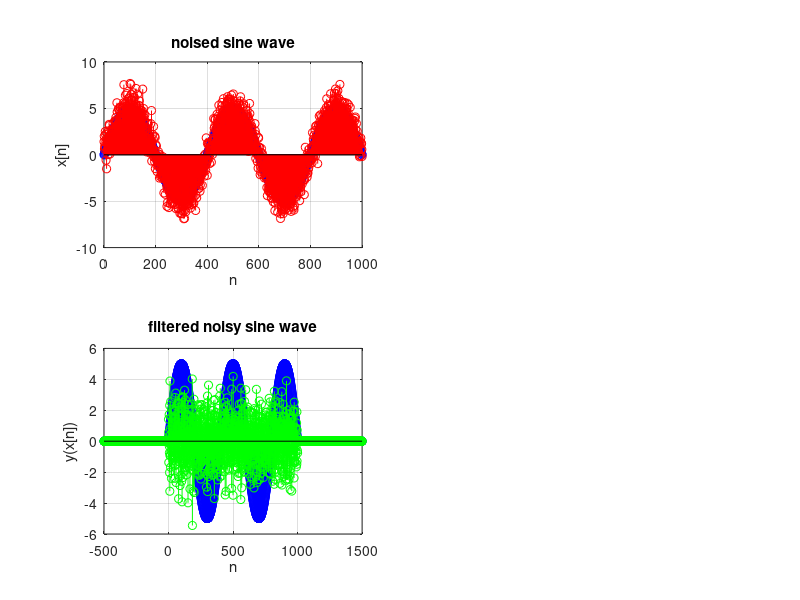

This figure's MATLAB source: (Note: this script raises an error after producing the figure.)
% user defined parameters
lenx = 2000;
M = 51;
w0 = pi/200;

N0 = lenx+1;
discrete_grid = -lenx:lenx;

% impulse response
delta_n = zeros(size(discrete_grid));
delta_n(N0) = 1;
imp_resp = zeros(size(discrete_grid));
imp_resp(N0) = 1;
imp_resp(N0+1) = -1;

s = zeros(size(discrete_grid));
x = zeros(size(discrete_grid));
for i=0:1000
    s(i+N0) = 5*sin(w0*i);
    x(i+N0) = s(i+N0) + randn();
end

figure();
subplot (2,2,1);
stem(0:1000,s(N0:N0+1000),"blue");
hold on;
stem(0:1000,x(N0:N0+1000),"red");
xlabel("n");
ylabel("x[n]");
title("noised sine wave");
grid on;

filtered_x = conv(x,imp_resp,"full");

subplot (2,2,3);
stem(-500:1500,s(N0-500:N0+1500),"blue");
hold on;
stem(-500:1500,filtered_x(3501:5501),"green");
xlabel("n");
ylabel("y(x[n])");
title("filtered noisy sine wave");
grid on;

w=-10:0.01:10;
DT_F1 = DT_Fourier(x,lenx+1,w);
DT_F2 = DT_Fourier(filtered_x,2*lenx+1,w);

%plots
subplot(2,2,2);
plot(w,abs(DT_F1),"blue");
xlabel("w");
ylabel("|DTFT(x)|");
title("Magnitude spectrum of DTFT of noisy sine wave");
grid on;

subplot(2,2,4);
plot(w,abs(DT_F2),"blue");
xlabel("w");
ylabel("|DTFT(filetered_x)|");
title("Magnitude spectrum of DTFT of filtered sine wave");
grid on;

